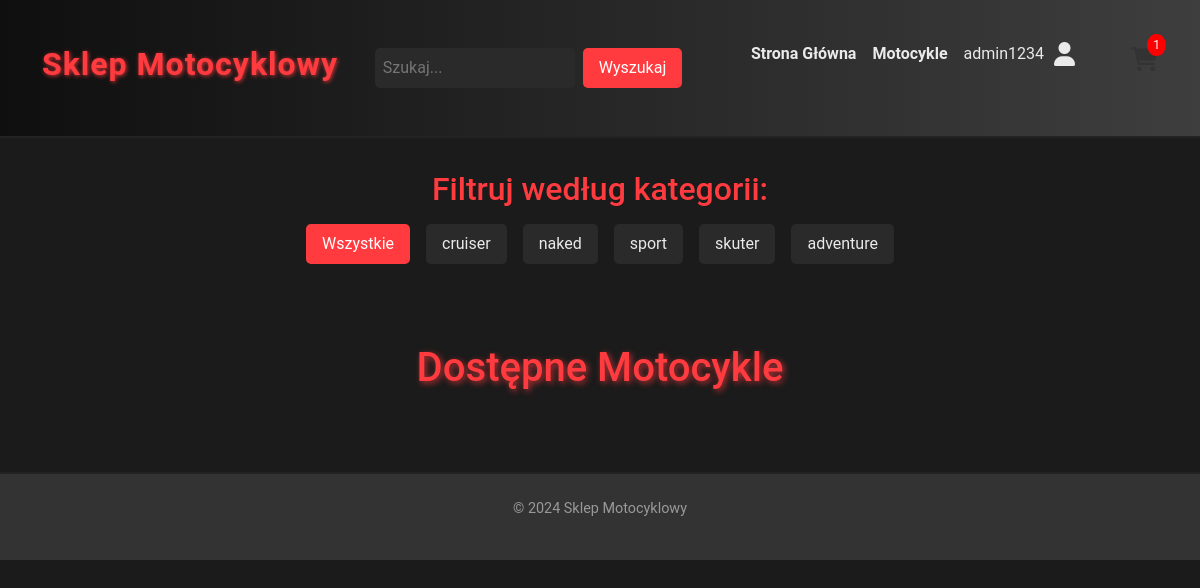
/ (signed in), run on the app's committed database.
### tables this page shows
CREATE TABLE `categories` (
  `id` int(11) NOT NULL,
  `type` varchar(255) NOT NULL
);

### index.php (the view, shortened to what this page needs)
<?php
require 'db.php';
$loggedIn = isset($_SESSION['user_id']);
$username = $loggedIn ? $_SESSION['username'] : null;
$loggedIn = isset($_SESSION['user_id']);
?>
<!DOCTYPE html>
<html lang="pl">
<head>
    <link rel="newest stylesheet" href="style.css">
    <link rel="stylesheet" href="https://cdnjs.cloudflare.com/ajax/libs/font-awesome/6.0.0-beta3/css/all.min.css" >
    <link href="https://cdn.jsdelivr.net/npm/bootstrap@5.3.3/dist/css/bootstrap.min.css" rel="stylesheet">
</head>
<body >
    <header>
    <div class="container header-container">
        <h1>Sklep Motocyklowy</h1>
        <div class="search-bar">
            <input type="text" id="search-input" placeholder="Szukaj...">
            <button onclick="searchProduct()">Wyszukaj</button>
        </div>
        <nav>
            <ul>
                <li><a href="index.php">Strona Główna</a></li>
                <li><a href="forgot_password.php">Motocykle</a></li>
                <?php if ($loggedIn): ?>
                    <li>
                        <div class="account-info">
                            <span class="username"><?= htmlspecialchars(
                                $username
                            ) ?></span>
                            <i class="fas fa-user account-icon" onclick="toggleAccountMenu()"></i>
                        </div>
                    </li>
                <?php else: ?>
                    <li><a href="login.php">Zaloguj</a></li>
                <?php endif; ?>
                <li>
                <div class="cart-icon" onclick="toggleCart()">
    <i class="fas fa-shopping-cart"></i>
    <span class="cart-count"><?= array_sum(array_column($_SESSION['cart'], 'quantity')) ?></span>
</div>
                </li>
            </ul>
        </nav>
    </div>
</header>
    <main>
        <div class="container">
                <?php
                $stmt = $pdo->query("SELECT * FROM categories");
                $categories = $stmt->fetchAll(PDO::FETCH_ASSOC);
                    ?>
            <section class="filter-container">
             <h2>Filtruj według kategorii:</h2>
                <div class="filter-options">
             <button class="filter-button active" onclick="filterProducts('')">Wszystkie</button>
            <?php foreach ($categories as $category): ?>
                <button class="filter-button" onclick="filterProducts('<?php echo htmlspecialchars($category['type']); ?>')">
                <?php echo htmlspecialchars($category['type']); ?>
            </button>
        <?php endforeach; ?>
    </div>
</section>
            <section class="product-list">
                <h2>Dostępne Motocykle</h2>
            </section>
        </div>
    </main>
    <footer>
        <p>&copy; 2024 Sklep Motocyklowy</p>
    </footer>
</body>
</html>

### style.css (style rules this page uses)
body { background-color: #1b1b1b !important; color: #eaeaea !important ; }
* { margin: 0; padding: 0; box-sizing: border-box; font-family: 'Roboto', sans-serif; }
.cart-icon { position: relative; cursor: pointer; color: #333; font-size: 24px; margin-left: 20px; animation: pulse 1.5s infinite; }
.cart-count { position: absolute; top: -8px; right: -8px; background-color: red; color: white; font-size: 12px; padding: 2px 6px; border-radius: 50%; animation: pulse 1.5s infinite; }
.header-container { display: flex; justify-content: space-between; align-items: center; }
header { background: linear-gradient(90deg, #0f0f0f, #3e3e3e); padding: 1.5rem 0; border-bottom: 2px solid #222; }
.container { width: 90%; max-width: 1200px; margin: auto; }
header h1 { font-size: 2rem; color: #ff3b3f; text-shadow: 1px 1px 4px rgba(255, 59, 63, 0.8); font-weight: 700; letter-spacing: 1px; }
nav ul { list-style: none; display: flex; gap: 1rem; }
nav ul li a { color: #eaeaea; text-decoration: none; font-weight: bold; transition: color 0.3s ease; }
.search-bar { display: flex; gap: 0.5rem; margin: 1.5rem 0; }
.search-bar input { padding: 0.5rem; border: none; border-radius: 5px; background-color: #2a2a2a; color: #eaeaea; width: 200px; }
.search-bar button { background-color: #ff3b3f; color: white; border: none; border-radius: 5px; padding: 0.5rem 1rem; cursor: pointer; transition: background-color 0.3s; }
.filter-container { margin: 2rem 0; text-align: center; }
.filter-container h2 { font-size: 2rem; color: #ff3b3f; margin-bottom: 1rem; }
.filter-options { display: flex; justify-content: center; flex-wrap: wrap; gap: 1rem; }
.filter-button { padding: 0.5rem 1rem; border: none; border-radius: 5px; background-color: #2a2a2a; color: #eaeaea; font-size: 1rem; cursor: pointer; transition: background-color 0.3s, transform 0.3s; }
.filter-button.active { background-color: #ff3b3f; color: white; }
.product-list { padding: 3rem 0; text-align: center; }
.product-list h2 { font-size: 2.5rem; color: #ff3b3f; margin-bottom: 2rem; text-shadow: 2px 2px 6px rgba(255, 59, 63, 0.7); }
footer { text-align: center; padding: 1.5rem; background-color: #333; color: #eaeaea; border-top: 2px solid #222; }
footer p { font-size: 0.9rem; color: #999; }
.account-info { display: flex; align-items: center; position: relative; margin-left: auto; margin-right: 20px; }
.account-icon { margin-left: 10px; cursor: pointer; font-size: 24px; }
.cart-icon { position: relative; cursor: pointer; color: #333; font-size: 24px; margin-left: 20px; }
.cart-count { position: absolute; top: -8px; right: -8px; background-color: red; color: white; font-size: 12px; padding: 2px 6px; border-radius: 50%; }

### data on the page
categories: type "cruiser"
categories: type "naked"
categories: type "sport"
categories: type "skuter"
categories: type "adventure"

### other printed values
$username "admin1234"
array_sum(array_column($_SESSION['cart'], 'quantity')) "1"
